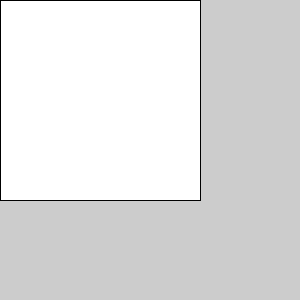
Frame 1 (no input)
Frame 60 (the mouse pressed at the canvas centre just before this capture): identical to frame 1, image omitted
Frame 120 (the mouse held since frame 60 and released just before this capture): identical to frame 1, image omitted

The Processing sketch that drew this single still picture (run headless with seeded random() and noise(); from frame 60 on, the mouse is pressed at the canvas centre):

// Processing sketch: test_09_keyCode
// ── test_09_keyCode.pde
void setup(){
  size(300, 300);
  fill(255, 255, 255);
  rect(0, 0, 200, 200);
}

void draw(){
}

void mouseClicked(){
  println("クリックされました");
  println("---");
}

void keyPressed(){
  println("キーが押されました");
  if (key == CODED){
    println("keyPressed", key);
  }else{
    println("elsekeyPressed", key);
  }
  println("keyPressedCode", keyCode);
  println("---");
}

void keyReleased(){
  println("キーが離されました");
  println("keyReleased", key);
  println("keyReleasedCode", keyCode);
  println("---");
}
